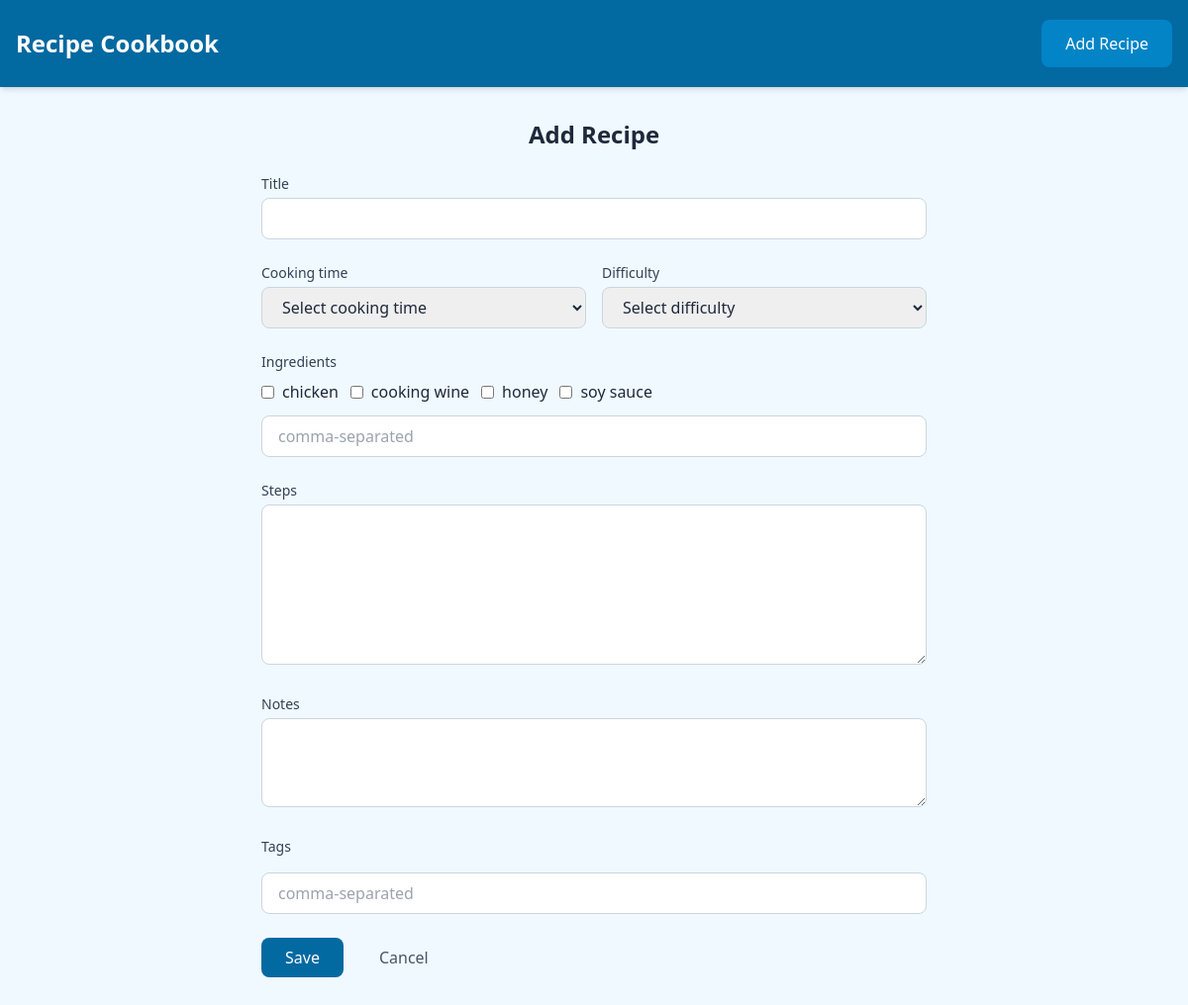
/recipe/new/, run on the app's committed database.
### recipes/models.py (models this page shows, shortened)
class Ingredient(models.Model):
    name = models.CharField(max_length=100, unique=True)

### recipes/views.py (the view)
# urls.py: path("recipe/new/", views.RecipeCreateView.as_view(), name="recipe_create"),
class RecipeCreateView(CreateView):
    model = Recipe
    form_class = RecipeForm
    template_name = "recipes/recipe_form.html"
    success_url = reverse_lazy("recipe_list")

### recipes/templates/recipes/recipe_form.html (shortened to what this page needs)
{% extends "recipes/base.html" %}
{% block content %}
<h1 class="text-2xl font-bold text-slate-800 mb-6 text-center">{% if recipe %}Edit Recipe{% else %}Add Recipe{% endif %}</h1>
<form method="post" class="space-y-6 max-w-2xl mx-auto">
    <div>
        <label for="id_title" class="block text-sm font-medium text-slate-700 mb-1">Title</label>
        <input type="text" name="title" id="id_title" value="{{ form.title.value|default:'' }}" required
               class="w-full border border-slate-300 rounded-lg px-4 py-2 focus:ring-2 focus:ring-sky-500 focus:border-sky-500">
    </div>
    <div class="grid grid-cols-1 sm:grid-cols-2 gap-4">
        <div>
            <label for="id_cooking_time" class="block text-sm font-medium text-slate-700 mb-1">Cooking time</label>
            <select name="cooking_time" id="id_cooking_time" class="w-full border border-slate-300 rounded-lg px-4 py-2 focus:ring-2 focus:ring-sky-500 focus:border-sky-500">
                {% for value, label in form.fields.cooking_time.choices %}
                <option value="{{ value }}" {% if form.cooking_time.value == value %}selected{% endif %}>{{ label }}</option>
                {% endfor %}
            </select>
        </div>
        <div>
            <label for="id_difficulty" class="block text-sm font-medium text-slate-700 mb-1">Difficulty</label>
            <select name="difficulty" id="id_difficulty" class="w-full border border-slate-300 rounded-lg px-4 py-2 focus:ring-2 focus:ring-sky-500 focus:border-sky-500">
                {% for value, label in form.fields.difficulty.choices %}
                <option value="{{ value }}" {% if form.difficulty.value == value %}selected{% endif %}>{{ label }}</option>
                {% endfor %}
            </select>
        </div>
    </div>
    <div>
        <label class="block text-sm font-medium text-slate-700 mb-2">Ingredients</label>
        <div class="flex flex-wrap gap-3 mb-3">
            {% for choice in form.ingredient_ids.field.queryset %}
            <label class="flex items-center gap-2 cursor-pointer">
                <input type="checkbox" name="ingredient_ids" value="{{ choice.pk }}"
                       class="rounded border-slate-300 text-sky-600 focus:ring-sky-500">
                <span>{{ choice.name }}</span>
            </label>
            {% endfor %}
        </div>
        <input type="text" name="new_ingredients" id="id_new_ingredients" value="{{ form.new_ingredients.value|default:'' }}"
               placeholder="comma-separated"
               class="w-full border border-slate-300 rounded-lg px-4 py-2 focus:ring-2 focus:ring-sky-500 focus:border-sky-500">
    </div>
    <div>
        <label for="id_steps" class="block text-sm font-medium text-slate-700 mb-1">Steps</label>
        <textarea name="steps" id="id_steps" rows="6"
                  class="w-full border border-slate-300 rounded-lg px-4 py-2 focus:ring-2 focus:ring-sky-500 focus:border-sky-500">{{ form.steps.value|default:'' }}</textarea>
    </div>
    <div>
        <label for="id_notes" class="block text-sm font-medium text-slate-700 mb-1">Notes</label>
        <textarea name="notes" id="id_notes" rows="3"
                  class="w-full border border-slate-300 rounded-lg px-4 py-2 focus:ring-2 focus:ring-sky-500 focus:border-sky-500">{{ form.notes.value|default:'' }}</textarea>
    </div>
    <div>
        <label class="block text-sm font-medium text-slate-700 mb-2">Tags</label>
        <input type="text" name="new_tags" id="id_new_tags" value="{{ form.new_tags.value|default:'' }}"
               placeholder="comma-separated"
               class="w-full border border-slate-300 rounded-lg px-4 py-2 focus:ring-2 focus:ring-sky-500 focus:border-sky-500">
    </div>
    <div class="flex gap-3">
        <button type="submit" class="px-6 py-2 bg-sky-700 text-white rounded-lg hover:bg-sky-600 font-medium">Save</button>
        <a href="{% url 'recipe_list' %}" class="px-6 py-2 text-slate-600 hover:text-slate-800">Cancel</a>
    </div>
</form>
{% endblock %}

### data on the page
Ingredient: name "chicken"
Ingredient: name "cooking wine"
Ingredient: name "honey"
Ingredient: name "soy sauce"

### other printed values
form field cooking_time "Select cooking time"
form field difficulty "Select difficulty"
